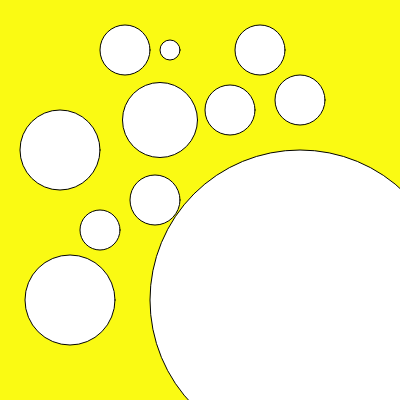
Frame 1 (no input)
Frame 60 (no input): identical to frame 1, image omitted
Frame 120 (the mouse pressed at the canvas centre since frame 60): identical to frame 1, image omitted

The p5.js sketch that drew this single still picture (run headless with seeded random() and noise() and a simulated clock; from frame 60 on, the mouse is pressed at the canvas centre):

// p5.js sketch
// ── sketch.js
function setup() {
  createCanvas(400, 400);
}
//swiss cheese with a chomp out of it :p//
function draw() {
  background(250,250,19);

  fill(500);
  circle (300, 300, 300);


  fill (500);
 
 
  circle (60, 150 ,80);
  circle (155, 200, 50);
  circle (125, 50, 50);
  circle (170, 50, 20);
  circle (100, 230, 40);
  circle (260, 50, 50);
  circle (70, 300, 90);
  circle (160, 120, 75);
  circle (300, 100, 50);
  circle (230, 110, 50);
  //^this guy here was overlapping another circle//
  //took ages finding out he was the culprit//



}
